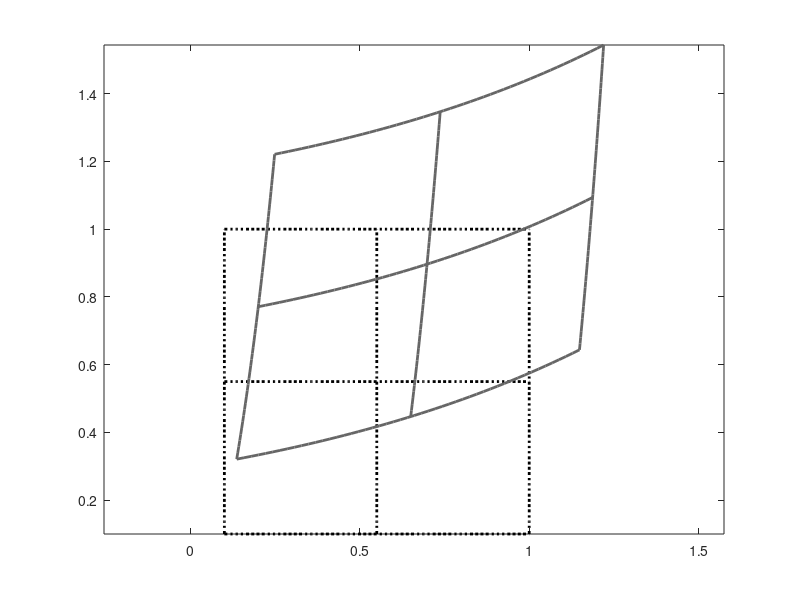

Reproduce this figure in MATLAB.
% Problem 3.1

function []= LogExpMap()
% Define characteristic lines for plotting

c1 =  [ linspace(.1,1,50)'  0.1*ones(50,1) ]; 
c2 =  [ linspace(.1,1,50)'  0.55*ones(50,1) ];
c3 =  [ linspace(.1,1,50)'  1.0*ones(50,1) ];
c4 =  [ 0.1*ones(50,1) linspace(.1,1,50)' ];
c5 =  [ 0.55*ones(50,1) linspace(.1,1,50)' ];
c6 =  [ 1.0*ones(50,1) linspace(.1,1,50)' ];

% Plot the original body black
plot(c1(:,1),c1(:,2),'k:','Linewidth',2); hold on
plot(c2(:,1),c2(:,2),'k:','Linewidth',2);
plot(c3(:,1),c3(:,2),'k:','Linewidth',2);
plot(c4(:,1),c4(:,2),'k:','Linewidth',2);
plot(c5(:,1),c5(:,2),'k:','Linewidth',2);
plot(c6(:,1),c6(:,2),'k:','Linewidth',2);

% Set aspect ratio
axis equal

% Add motion to initial points
c1 = addmotion(c1);
c2 = addmotion(c2);
c3 = addmotion(c3);
c4 = addmotion(c4);
c5 = addmotion(c5);
c6 = addmotion(c6);

% Replot figure in gray
gray = [0.4, 0.4, 0.4];
plot(c1(:,1),c1(:,2),'-','Color',gray,'Linewidth',2);
plot(c2(:,1),c2(:,2),'-','Color',gray,'Linewidth',2);
plot(c3(:,1),c3(:,2),'-','Color',gray,'Linewidth',2);
plot(c4(:,1),c4(:,2),'-','Color',gray,'Linewidth',2);
plot(c5(:,1),c5(:,2),'-','Color',gray,'Linewidth',2);
plot(c6(:,1),c6(:,2),'-','Color',gray,'Linewidth',2);
axis equal
hold off


function [xy] = addmotion(c)
% function to add motion to array of (x,y) pairs 

 xy(:,1) =  c(:,1) + 0.2*log(1 + c(:,1) + c(:,2));
 xy(:,2) =  c(:,2) + 0.2*exp(c(:,1));
 

